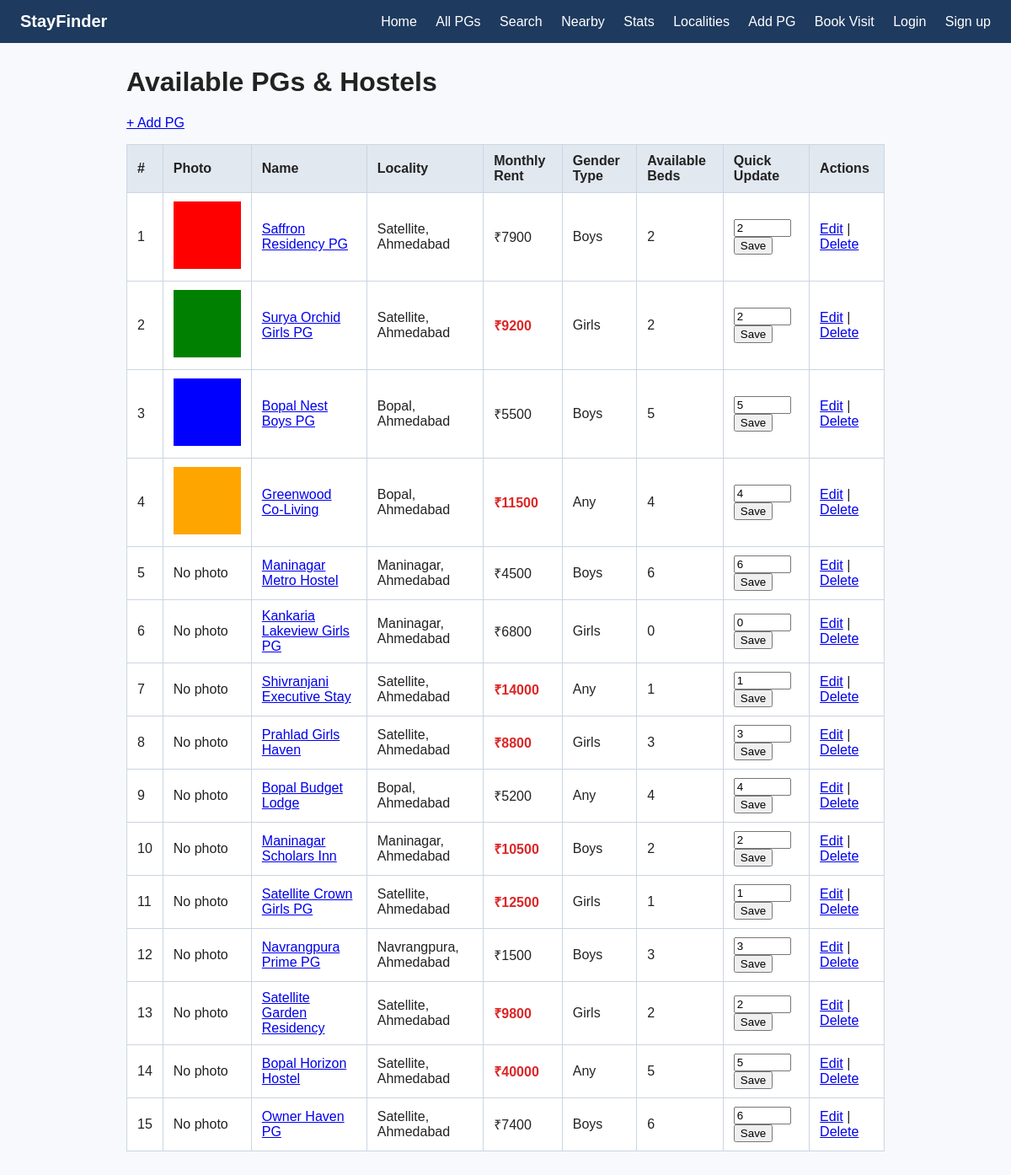
Page /pgs/ on the committed database.
### listings/models.py (models this page shows, shortened)
class PG(models.Model):
    GENDER_CHOICES = [
        ('Boys', 'Boys'),
        ('Girls', 'Girls'),
        ('Any', 'Any'),
    ]
    name = models.CharField(max_length=80)
    locality = models.ForeignKey(Locality, on_delete=models.CASCADE)
    monthly_rent = models.PositiveIntegerField()
    gender_type = models.CharField(max_length=10, choices=GENDER_CHOICES)
    available_beds = models.PositiveSmallIntegerField()
    photo = models.ImageField(upload_to='pg_photos/', blank=True)
    latitude = models.FloatField(null=True, blank=True)
    longitude = models.FloatField(null=True, blank=True)
    owner = models.ForeignKey(
        settings.AUTH_USER_MODEL,
        null=True,
        blank=True,
        on_delete=models.SET_NULL,
    )

class Locality(models.Model):
    name = models.CharField(max_length=60)
    city = models.CharField(max_length=40)
    class Meta:
        verbose_name_plural = 'Localities'
    def __str__(self):
        return f'{self.name}, {self.city}'

### listings/views.py (the view)
# urls.py: path('pgs/', views.pg_list, name='pg_list'),
def pg_list(request):
    pgs = PG.objects.all()
    return render(request, 'listings/pg_list.html', {'pgs': pgs})

### listings/templates/listings/pg_list.html (shortened to what this page needs)
{% extends 'listings/base.html' %}
{% load static %}
{% block content %}
<h1>Available PGs &amp; Hostels</h1>
<p><a href="{% url 'add_pg' %}">+ Add PG</a></p>
<table class="pg-table">
    <thead>
        <tr>
            <th>#</th>
            <th>Photo</th>
            <th>Name</th>
            <th>Locality</th>
            <th>Monthly Rent</th>
            <th>Gender Type</th>
            <th>Available Beds</th>
            <th>Quick Update</th>
            <th>Actions</th>
        </tr>
    </thead>
    <tbody>
        {% for pg in pgs %}
        <tr>
            <td>{{ forloop.counter }}</td>
            <td>
                {% if pg.photo %}
                    <img src="{{ pg.photo.url }}" alt="{{ pg.name }}" width="80" height="80" style="object-fit: cover;">
                {% else %}
                    No photo
                {% endif %}
            </td>
            <td><a href="{% url 'pg_detail' pg.pk %}">{{ pg.name }}</a></td>
            <td>{{ pg.locality }}</td>
            <td class="{% if pg.monthly_rent > 8000 %}costly{% endif %}">₹{{ pg.monthly_rent }}</td>
            <td>{{ pg.gender_type }}</td>
            <td class="beds-cell">{{ pg.available_beds }}</td>
            <td>
                <input type="number" class="beds-input" value="{{ pg.available_beds }}" style="width: 60px;">
                <button type="button" class="save-beds-btn" data-pk="{{ pg.pk }}">Save</button>
            </td>
            <td>
                <a href="{% url 'edit_pg' pg.pk %}">Edit</a> |
                <a href="{% url 'delete_pg' pg.pk %}">Delete</a>
            </td>
        </tr>
        {% endfor %}
    </tbody>
</table>
{% endblock %}

### listings/templates/listings/base.html (shortened to what this page needs)
{% load static %}
<!DOCTYPE html>
<html lang="en">
<head>
    <link rel="stylesheet" href="{% static 'listings/css/style.css' %}">
</head>
<body>
    <nav class="navbar">
        <span class="brand">StayFinder</span>
        <div class="nav-links">
            <a href="{% url 'home' %}">Home</a>
            <a href="{% url 'pg_list' %}">All PGs</a>
            <a href="{% url 'pg_search' %}">Search</a>
            <a href="{% url 'nearby_pgs' %}">Nearby</a>
            <a href="{% url 'pg_stats' %}">Stats</a>
            <a href="{% url 'locality_overview' %}">Localities</a>
            <a href="{% url 'add_pg' %}">Add PG</a>
            <a href="{% url 'visit_request' %}">Book Visit</a>
            {% if user.is_authenticated %}
                <a href="{% url 'dashboard' %}">Dashboard</a>
                <a href="{% url 'profile_edit' %}">
                    {% if user.profile.photo %}
                        <img src="{{ user.profile.photo.url }}" alt="{{ user.username }}" width="28" height="28" style="border-radius: 50%; vertical-align: middle; object-fit: cover;">
                    {% else %}
                        <span>No photo</span>
                    {% endif %}
                    Hello, {{ user.username }}
                </a>
                <a href="{% url 'logout' %}">Logout</a>
            {% else %}
                <a href="{% url 'login' %}">Login</a>
                <a href="{% url 'signup' %}">Sign up</a>
            {% endif %}
        </div>
    </nav>
    <main class="container">
        {% block content %}{% endblock %}
    </main>
</body>
</html>

### listings/static/listings/css/style.css (style rules this page uses)
body { font-family: Arial, sans-serif; margin: 0; background-color: #f7f9fc; color: #222; }
.navbar { background-color: #1e3a5f; color: #ffffff; padding: 14px 24px; display: flex; justify-content: space-between; align-items: center; }
.navbar .brand { font-size: 1.25rem; font-weight: bold; }
.navbar .nav-links a { color: #ffffff; text-decoration: none; margin-left: 18px; }
.container { max-width: 900px; margin: 28px auto; padding: 0 16px; }
.pg-table { width: 100%; border-collapse: collapse; background-color: #ffffff; }
.pg-table th, .pg-table td { border: 1px solid #cbd5e1; padding: 10px 12px; text-align: left; }
.pg-table th { background-color: #e2e8f0; }
.costly { color: #dc2626; font-weight: bold; }

### rows in the picture
PG: photo (picture), name "Saffron Residency PG", locality "Satellite, Ahmedabad", monthly_rent "7900", gender_type "Boys", available_beds "2"
PG: photo (picture), name "Surya Orchid Girls PG", locality "Satellite, Ahmedabad", monthly_rent "9200", gender_type "Girls", available_beds "2"
PG: photo (picture), name "Bopal Nest Boys PG", locality "Bopal, Ahmedabad", monthly_rent "5500", gender_type "Boys", available_beds "5"
PG: photo (picture), name "Greenwood Co-Living", locality "Bopal, Ahmedabad", monthly_rent "11500", gender_type "Any", available_beds "4"
PG: photo "No photo", name "Maninagar Metro Hostel", locality "Maninagar, Ahmedabad", monthly_rent "4500", gender_type "Boys", available_beds "6"
PG: photo "No photo", name "Kankaria Lakeview Girls PG", locality "Maninagar, Ahmedabad", monthly_rent "6800", gender_type "Girls", available_beds "0"
PG: photo "No photo", name "Shivranjani Executive Stay", locality "Satellite, Ahmedabad", monthly_rent "14000", gender_type "Any", available_beds "1"
PG: photo "No photo", name "Prahlad Girls Haven", locality "Satellite, Ahmedabad", monthly_rent "8800", gender_type "Girls", available_beds "3"
PG: photo "No photo", name "Bopal Budget Lodge", locality "Bopal, Ahmedabad", monthly_rent "5200", gender_type "Any", available_beds "4"
PG: photo "No photo", name "Maninagar Scholars Inn", locality "Maninagar, Ahmedabad", monthly_rent "10500", gender_type "Boys", available_beds "2"
PG: photo "No photo", name "Satellite Crown Girls PG", locality "Satellite, Ahmedabad", monthly_rent "12500", gender_type "Girls", available_beds "1"
PG: photo "No photo", name "Navrangpura Prime PG", locality "Navrangpura, Ahmedabad", monthly_rent "1500", gender_type "Boys", available_beds "3"
PG: photo "No photo", name "Satellite Garden Residency", locality "Satellite, Ahmedabad", monthly_rent "9800", gender_type "Girls", available_beds "2"
PG: photo "No photo", name "Bopal Horizon Hostel", locality "Satellite, Ahmedabad", monthly_rent "40000", gender_type "Any", available_beds "5"
PG: photo "No photo", name "Owner Haven PG", locality "Satellite, Ahmedabad", monthly_rent "7400", gender_type "Boys", available_beds "6"
